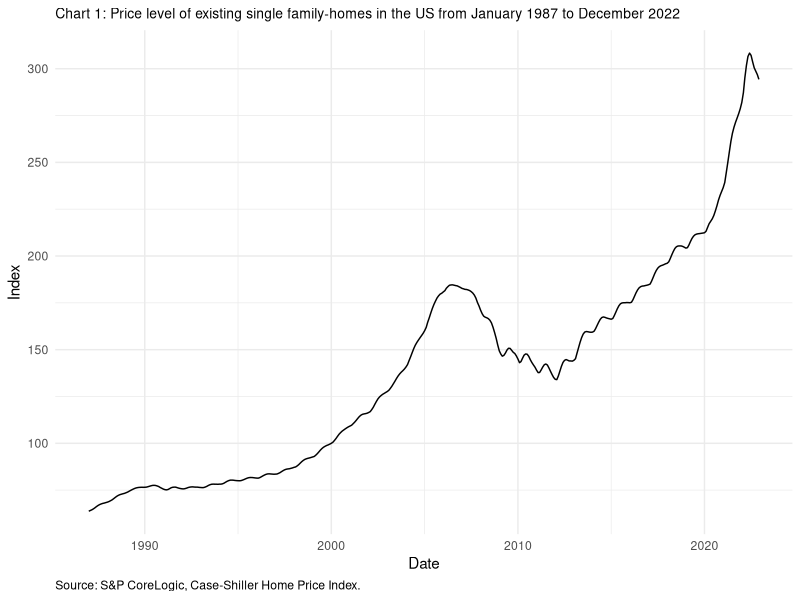

This figure's R source: (Note: this script raises an error after producing the figure.)
## ---- chunk 1

library(tidyverse)
library(lubridate)
library(forecast)
library(zoo)

theme_set(theme_minimal())

## ---- chunk 2

# Packages used for this assignment
 
# library(tidyverse)
# library(lubridate)
# library(forecast)
# library(zoo)

## ---- chunk 3


## ---- chunk 4


## ---- chunk 5


## ---- chunk 6

data <- read_csv("csindex.csv") %>% 
  select(date = DATE, price_level = CSUSHPISA) %>% 
  mutate(date = dmy(date)) %>% 
  na.omit()

ggplot(data, aes(x = date, y = price_level)) + 
  geom_line() + 
  ggtitle("Chart 1: Price level of existing single family-homes in the US from January 1987 to December 2022") +
  labs( x = "Date", 
        y = "Index", 
        caption = "Source: S&P CoreLogic, Case-Shiller Home Price Index.") + 
  theme(plot.title = element_text(size = 10),
        plot.caption = element_text(hjust = 0))


## ---- chunk 7

################################################################################
################### SPECIFYING DETERMINISTIC TRENDS ############################
################################################################################

################# GENERATING TREND COMPONENT OF TIME SERIES ####################

data <- data %>% 
  filter(date < as.Date("2019-01-01")) %>%
  mutate(
    
    time = seq(1,length(data$price_level)),
    time_square = time^2,
    hits_log = log(price_level)
    
  )


# ESTIMATING MODELS


# Linear model

price_model_linear <- lm(price_level ~ time, data = data)

#Quadratic model

price_model_quadratic <- lm(price_level ~ time + time_square, data = data)

#Exponential model

price_model_exponential_descaled <- nls(price_level ~ a*exp(b*time), start = list(a=8000, b = 0.01), data = data)




# EXTRACTING MODEL FITS

data <- data %>% 
  mutate(
    
    linear_model = predict(price_model_linear),
    
    quadratic_model = predict(price_model_quadratic),
    
    exponential_model = predict(price_model_exponential_descaled)
    
  )


ggplot(data, aes(x = date)) + 
  geom_line(aes(y = price_level, colour = "Data")) +
  geom_line(aes(y = linear_model, colour = "Linear")) + 
  geom_line(aes(y = quadratic_model, colour = "Quadratic")) + 
  geom_line(aes(y = exponential_model, colour = "Exponential")) + 
  scale_color_manual(values = c("Data"= "black" ,"Linear" = "blue", "Quadratic" = "red", "Exponential" = "green")) +
  labs(colour = "Model") +
  labs(x = "Date", y = "Index") + 
  ggtitle("Chart 2: US home price index with deterministic trend fits")

# COMPARING MODEL OUTPUTS

model_list <- list(price_model_linear, price_model_quadratic, price_model_exponential_descaled)

model_names <- c("price_model_linear", "price_model_quadratic", "price_model_exponential_descaled")

extract_criteria <- function(model, model_name) {
  summary_data <- summary(model)
  aic <- AIC(model)
  bic <- BIC(model)
  return(data.frame(Model = model_name, AIC = aic, BIC = bic))
}

model_selection_criteria <- map2_df(model_list, model_names, extract_criteria) %>% 
  arrange(AIC)

print(model_selection_criteria) %>% 
  arrange(AIC)

# Exponential model returns the lowest AIC/BIC. Therefore use this as the trend series.


################# TESTING THE USE OF A MOVING AVERAGE TREND ####################

data <- data %>% 
  # mutate(price_level_MA = 1/2 * (
  #   1/12 * (
  #     lag(price_level, 11) + lag(price_level, 10) + lag(price_level, 9) +
  #     lag(price_level, 8) + lag(price_level, 7) + lag(price_level, 6) +
  #     lag(price_level, 5) + lag(price_level, 4) + lag(price_level, 3) +
  #     lag(price_level, 2) + lag(price_level, 1) + price_level
  #   ) ) + 1/2 * (
  #   1/12 * (
  #     lead(price_level, 1) + lead(price_level, 2) + lead(price_level, 3) +
  #     lead(price_level, 4) + lead(price_level, 5) + lead(price_level, 6) +
  #     lead(price_level, 7) + lead(price_level, 8) + lead(price_level, 9) +
  #     lead(price_level, 10) + lead(price_level, 11) + lead(price_level, 12)
  #   )
  # ))
  mutate(price_level_MA =
           1/2 * (rollapply(price_level, width = 12, FUN = mean, align = "right", fill = NA, na.rm = FALSE))
         + 1/2 *  (rollapply(price_level, width = 12, FUN = mean, align = "left", fill = NA, na.rm = FALSE)))


# Need to generate the detrended series to test for seasonal effects

data <- data %>% 
  mutate(
    
    detrended = price_level - price_level_MA
    
  )

ggplot(data, aes(x = date)) + geom_line(aes(y = price_level)) + geom_line(aes(y = price_level_MA))

ggplot(data, aes(x = date)) + geom_line(aes(y = detrended))

################# GENERATING SEASONAL COMPONENT OF TIME SERIES #################



data <- data %>% 
  mutate(month = month(date)) %>% 
  mutate(
    
    jan_dummy = case_when(month == 1 ~ 1, TRUE ~ 0),
    feb_dummy = case_when(month == 2 ~ 1, TRUE ~ 0),
    mar_dummy = case_when(month == 3 ~ 1, TRUE ~ 0),
    apr_dummy = case_when(month == 4 ~ 1, TRUE ~ 0),
    may_dummy = case_when(month == 5 ~ 1, TRUE ~ 0),
    jun_dummy = case_when(month == 6 ~ 1, TRUE ~ 0),
    jul_dummy = case_when(month == 7 ~ 1, TRUE ~ 0),
    aug_dummy = case_when(month == 8 ~ 1, TRUE ~ 0),
    sep_dummy = case_when(month == 9 ~ 1, TRUE ~ 0),
    oct_dummy = case_when(month == 10 ~ 1, TRUE ~ 0),
    nov_dummy = case_when(month == 11~ 1, TRUE ~ 0),
    dec_dummy = case_when(month == 12 ~ 1, TRUE ~ 0),
    
  )

seasonal_model <- lm(detrended ~ 0 + jan_dummy + feb_dummy + mar_dummy + 
                       apr_dummy + may_dummy + jun_dummy + 
                       jul_dummy + aug_dummy + sep_dummy +
                       oct_dummy + nov_dummy + dec_dummy, 
                     data = data)


summary(seasonal_model)




################################################################################
######################### GENERATING THE RESIDUALS #############################
################################################################################



data_decomposed <- data %>% 
  select(date, price_level, trend = linear_model, cyclical = detrended)






#################################################################################
############ ANALYSING DEPENDENCE STRUCTURE OF CYCLICAL DATA ####################
################################################################################


# CONFIRMING THE CYCLICAL DATA IS NOT WHITE NOISE

m = ceiling((sqrt(length(data_decomposed$price_level))))

Box.test(data_decomposed$cyclical, lag = m, type = "Box-Pierce")

Box.test(data_decomposed$cyclical, lag = m, type = "Box-Pierce")


# GENERATING ACF AND PACF

acf_cyclical <- acf(data_decomposed$cyclical, plot = FALSE)
pacf_cyclical <- pacf(data_decomposed$cyclical, plot = FALSE)

plot(acf_cyclical[1:20], main = "Sample ACF for the cyclical house price level")
plot(pacf_cyclical[1:20], main = "Sample PACF for the cyclical house price level")





################################################################################
################### GENERATING AND EVALUATING ARMA MODELS ######################
################################################################################

######################### GENERATING BEST ARMA MODEL ###########################

# Specify the parameter values from the ACF and PACF

pstart = 0
pend = 13

qstart = 0 
qend = 4

#Generate the dataframe to store different ARMA(p,q) model combinations in

prefix.ar <- "ar"
suffix.ar <- seq(from = pstart, to = pend)

prefix.ma <- "ma"
suffix.ma <- seq(from = qstart, to = qend)

ar.label <- paste(prefix.ar, suffix.ar, sep = "")
ma.label <- paste(prefix.ma, suffix.ma, sep = "")

akaike <- data.frame(row.names = ar.label, matrix(NA,(pend-pstart+1),qend+1))
colnames(akaike) <- ma.label

bayes <- data.frame(row.names = ar.label, matrix(NA,(pend-pstart+1),qend+1))
colnames(bayes) <- ma.label

# Generate the loop required to iterate over different ARMA(p,q) combinations and store them appropriate in the dataframe provided above.

for(i in pstart:pend){

for(j in (qstart+1):(qend+1)){

model <- try(Arima(data_decomposed$cyclical,
order = c(i,0,j-1),
include.mean = FALSE,
include.drift = FALSE,
method = "CSS-ML"))
if(!inherits(model, "try-error") && model$code == 0){
akaike[i,j] <- AIC(model)
bayes[i,j]<- BIC(model)}
}

}

# Code to try extract which model AIC and BIC prefers

akaike.row <- rownames(akaike)[which(akaike == min(akaike, na.rm = TRUE),arr.ind = TRUE)[ , 1]]
akaike.col <- colnames(akaike)[which(akaike == min(akaike, na.rm = TRUE),arr.ind = TRUE)[ , 2]]

akaike.choice <- c(akaike.row, akaike.col) 

print(akaike.choice)


bayes.row <- rownames(bayes)[which(bayes == min(bayes, na.rm = TRUE),arr.ind = TRUE)[ , 1]]
bayes.col <- colnames(akaike)[which(bayes == min(bayes, na.rm = TRUE),arr.ind = TRUE)[ , 2]]

bayes.choice <- c(bayes.row, bayes.col)

print(bayes.choice)

#Both AIC and BIC agree that ARMA(12,3) is the best model fit.


############################# TESTING THE BEST MODEL FIT #######################

 best_model <- Arima(data_decomposed$cyclical, 
                     order = c(12,0,3),
                     include.mean = FALSE,
                     method = "ML")

summary(best_model)

autoplot(best_model)

plot(data_decomposed$date, best_model$residuals,
     main = "Residuals from ARMA(12,3) model",
     xlab = "Date",
     ylab = "Residual",
     type = "l",
     ylim = c(-2,2))


acf.resid <- acf(best_model$resid, plot = FALSE)
pacf.resid <- pacf(best_model$resid, plot = FALSE)

plot(acf.resid[1:20], main = "Sample ACF of residuals from ARMA(12,3) model")
plot(pacf.resid[1:20], main = "Sample PACF of residuals from ARMA(12,3) model")


Box.test(best_model$resid, type = "Box-Pierce", l = m)
Box.test(best_model$resid, type = "Ljung-Box", l = m)

## ---- chunk 8
